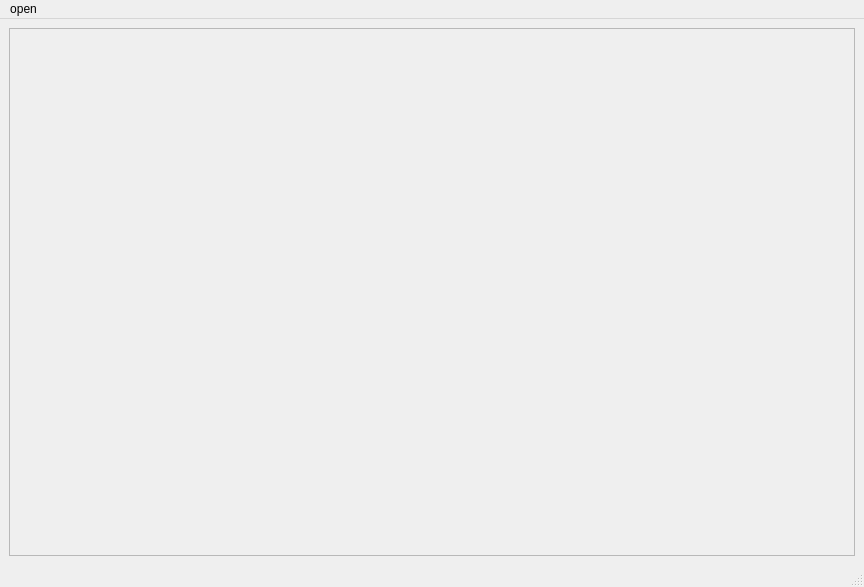
<?xml version="1.0" encoding="UTF-8"?>
<ui version="4.0">
 <class>MainWindow</class>
 <widget class="QMainWindow" name="MainWindow">
  <property name="geometry">
   <rect>
    <x>0</x>
    <y>0</y>
    <width>864</width>
    <height>587</height>
   </rect>
  </property>
  <property name="windowTitle">
   <string>CalibrationRaw</string>
  </property>
  <widget class="QWidget" name="centralwidget">
   <layout class="QHBoxLayout" name="horizontalLayout">
    <item>
     <widget class="QFrame" name="frame">
      <property name="frameShape">
       <enum>QFrame::StyledPanel</enum>
      </property>
      <property name="frameShadow">
       <enum>QFrame::Raised</enum>
      </property>
     </widget>
    </item>
   </layout>
  </widget>
  <widget class="QMenuBar" name="menubar">
   <property name="geometry">
    <rect>
     <x>0</x>
     <y>0</y>
     <width>864</width>
     <height>26</height>
    </rect>
   </property>
   <widget class="QMenu" name="menuopen">
    <property name="title">
     <string>open</string>
    </property>
    <addaction name="actionopen_file"/>
   </widget>
   <addaction name="menuopen"/>
  </widget>
  <widget class="QStatusBar" name="statusbar"/>
  <action name="actionopen_file">
   <property name="text">
    <string>open file</string>
   </property>
  </action>
 </widget>
 <resources/>
 <connections/>
</ui>
